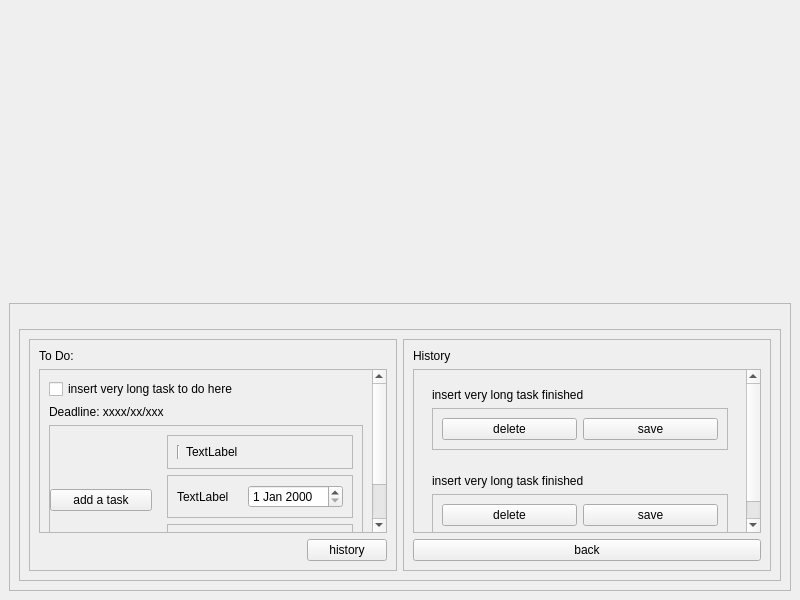
<?xml version="1.0" encoding="UTF-8"?>
<ui version="4.0">
 <class>MainWindow</class>
 <widget class="QMainWindow" name="MainWindow">
  <property name="geometry">
   <rect>
    <x>0</x>
    <y>0</y>
    <width>800</width>
    <height>600</height>
   </rect>
  </property>
  <property name="windowTitle">
   <string>MainWindow</string>
  </property>
  <widget class="QWidget" name="centralwidget">
   <layout class="QVBoxLayout" name="verticalLayout">
    <item>
     <widget class="QLabel" name="background_image">
      <property name="sizePolicy">
       <sizepolicy hsizetype="Minimum" vsizetype="Minimum">
        <horstretch>0</horstretch>
        <verstretch>0</verstretch>
       </sizepolicy>
      </property>
      <property name="minimumSize">
       <size>
        <width>782</width>
        <height>288</height>
       </size>
      </property>
      <property name="text">
       <string/>
      </property>
      <property name="pixmap">
       <pixmap>lab1part3.jpg</pixmap>
      </property>
     </widget>
    </item>
    <item>
     <widget class="QFrame" name="background_frame">
      <property name="frameShape">
       <enum>QFrame::StyledPanel</enum>
      </property>
      <property name="frameShadow">
       <enum>QFrame::Raised</enum>
      </property>
      <layout class="QVBoxLayout" name="verticalLayout_2">
       <item>
        <widget class="QLabel" name="scroll">
         <property name="maximumSize">
          <size>
           <width>16777215</width>
           <height>10</height>
          </size>
         </property>
         <property name="text">
          <string/>
         </property>
         <property name="pixmap">
          <pixmap>Scroll_Extended.png</pixmap>
         </property>
        </widget>
       </item>
       <item>
        <widget class="QFrame" name="scroll_frame">
         <property name="frameShape">
          <enum>QFrame::StyledPanel</enum>
         </property>
         <property name="frameShadow">
          <enum>QFrame::Raised</enum>
         </property>
         <layout class="QHBoxLayout" name="horizontalLayout">
          <item>
           <widget class="QFrame" name="to_do_list_frame">
            <property name="frameShape">
             <enum>QFrame::StyledPanel</enum>
            </property>
            <property name="frameShadow">
             <enum>QFrame::Raised</enum>
            </property>
            <layout class="QVBoxLayout" name="verticalLayout_3">
             <item>
              <widget class="QLabel" name="to_do_list_title">
               <property name="text">
                <string>To Do:</string>
               </property>
              </widget>
             </item>
             <item>
              <widget class="QScrollArea" name="add_task">
               <property name="widgetResizable">
                <bool>true</bool>
               </property>
               <widget class="QWidget" name="scrollAreaWidgetContents_3">
                <property name="geometry">
                 <rect>
                  <x>0</x>
                  <y>-88</y>
                  <width>329</width>
                  <height>219</height>
                 </rect>
                </property>
                <layout class="QVBoxLayout" name="verticalLayout_9">
                 <item>
                  <widget class="QWidget" name="widget_3" native="true">
                   <layout class="QVBoxLayout" name="verticalLayout_8">
                    <property name="leftMargin">
                     <number>0</number>
                    </property>
                    <property name="topMargin">
                     <number>0</number>
                    </property>
                    <property name="rightMargin">
                     <number>0</number>
                    </property>
                    <property name="bottomMargin">
                     <number>0</number>
                    </property>
                    <item>
                     <widget class="QCheckBox" name="checkBox">
                      <property name="text">
                       <string>insert very long task to do here</string>
                      </property>
                     </widget>
                    </item>
                    <item>
                     <widget class="QLabel" name="label">
                      <property name="text">
                       <string>Deadline: xxxx/xx/xxx</string>
                      </property>
                     </widget>
                    </item>
                   </layout>
                  </widget>
                 </item>
                 <item>
                  <widget class="QFrame" name="frame">
                   <property name="frameShape">
                    <enum>QFrame::StyledPanel</enum>
                   </property>
                   <property name="frameShadow">
                    <enum>QFrame::Raised</enum>
                   </property>
                   <layout class="QHBoxLayout" name="horizontalLayout_4">
                    <property name="leftMargin">
                     <number>0</number>
                    </property>
                    <property name="topMargin">
                     <number>0</number>
                    </property>
                    <property name="rightMargin">
                     <number>0</number>
                    </property>
                    <property name="bottomMargin">
                     <number>0</number>
                    </property>
                    <item>
                     <widget class="QPushButton" name="pushButton_5">
                      <property name="text">
                       <string>add a task</string>
                      </property>
                     </widget>
                    </item>
                    <item>
                     <widget class="QWidget" name="widget_4" native="true">
                      <layout class="QVBoxLayout" name="verticalLayout_10">
                       <item>
                        <widget class="QFrame" name="frame_2">
                         <property name="frameShape">
                          <enum>QFrame::StyledPanel</enum>
                         </property>
                         <property name="frameShadow">
                          <enum>QFrame::Raised</enum>
                         </property>
                         <layout class="QHBoxLayout" name="horizontalLayout_5">
                          <item>
                           <widget class="Line" name="line">
                            <property name="orientation">
                             <enum>Qt::Vertical</enum>
                            </property>
                           </widget>
                          </item>
                          <item>
                           <widget class="QLabel" name="label_2">
                            <property name="text">
                             <string>TextLabel</string>
                            </property>
                           </widget>
                          </item>
                         </layout>
                        </widget>
                       </item>
                       <item>
                        <widget class="QFrame" name="frame_4">
                         <property name="frameShape">
                          <enum>QFrame::StyledPanel</enum>
                         </property>
                         <property name="frameShadow">
                          <enum>QFrame::Raised</enum>
                         </property>
                         <layout class="QHBoxLayout" name="horizontalLayout_6">
                          <item>
                           <widget class="QLabel" name="label_5">
                            <property name="text">
                             <string>TextLabel</string>
                            </property>
                           </widget>
                          </item>
                          <item>
                           <widget class="QDateEdit" name="dateEdit"/>
                          </item>
                         </layout>
                        </widget>
                       </item>
                       <item>
                        <widget class="QFrame" name="frame_3">
                         <property name="frameShape">
                          <enum>QFrame::StyledPanel</enum>
                         </property>
                         <property name="frameShadow">
                          <enum>QFrame::Raised</enum>
                         </property>
                         <layout class="QHBoxLayout" name="horizontalLayout_7">
                          <item>
                           <widget class="QPushButton" name="pushButton_6">
                            <property name="text">
                             <string>delete</string>
                            </property>
                           </widget>
                          </item>
                          <item>
                           <widget class="QPushButton" name="pushButton_7">
                            <property name="text">
                             <string>save</string>
                            </property>
                           </widget>
                          </item>
                         </layout>
                        </widget>
                       </item>
                      </layout>
                     </widget>
                    </item>
                   </layout>
                  </widget>
                 </item>
                </layout>
               </widget>
              </widget>
             </item>
             <item alignment="Qt::AlignRight">
              <widget class="QPushButton" name="history_button">
               <property name="text">
                <string>history</string>
               </property>
              </widget>
             </item>
            </layout>
           </widget>
          </item>
          <item>
           <widget class="QFrame" name="history_frame">
            <property name="frameShape">
             <enum>QFrame::StyledPanel</enum>
            </property>
            <property name="frameShadow">
             <enum>QFrame::Raised</enum>
            </property>
            <layout class="QVBoxLayout" name="verticalLayout_4">
             <item>
              <widget class="QLabel" name="history_title">
               <property name="text">
                <string>History</string>
               </property>
              </widget>
             </item>
             <item>
              <widget class="QScrollArea" name="scrollArea">
               <property name="widgetResizable">
                <bool>true</bool>
               </property>
               <widget class="QWidget" name="scrollAreaWidgetContents_2">
                <property name="geometry">
                 <rect>
                  <x>0</x>
                  <y>-66</y>
                  <width>329</width>
                  <height>192</height>
                 </rect>
                </property>
                <layout class="QVBoxLayout" name="verticalLayout_6">
                 <item>
                  <widget class="QWidget" name="widget" native="true">
                   <layout class="QVBoxLayout" name="verticalLayout_5">
                    <item>
                     <widget class="QLabel" name="label_3">
                      <property name="text">
                       <string>insert very long task finished</string>
                      </property>
                     </widget>
                    </item>
                    <item>
                     <widget class="QFrame" name="frame_5">
                      <property name="frameShape">
                       <enum>QFrame::StyledPanel</enum>
                      </property>
                      <property name="frameShadow">
                       <enum>QFrame::Raised</enum>
                      </property>
                      <layout class="QHBoxLayout" name="horizontalLayout_2">
                       <item>
                        <widget class="QPushButton" name="pushButton">
                         <property name="text">
                          <string>delete</string>
                         </property>
                        </widget>
                       </item>
                       <item>
                        <widget class="QPushButton" name="pushButton_2">
                         <property name="text">
                          <string>save</string>
                         </property>
                        </widget>
                       </item>
                      </layout>
                     </widget>
                    </item>
                   </layout>
                  </widget>
                 </item>
                 <item>
                  <widget class="QWidget" name="widget_2" native="true">
                   <layout class="QVBoxLayout" name="verticalLayout_7">
                    <item>
                     <widget class="QLabel" name="label_4">
                      <property name="text">
                       <string>insert very long task finished</string>
                      </property>
                     </widget>
                    </item>
                    <item>
                     <widget class="QFrame" name="frame_6">
                      <property name="frameShape">
                       <enum>QFrame::StyledPanel</enum>
                      </property>
                      <property name="frameShadow">
                       <enum>QFrame::Raised</enum>
                      </property>
                      <layout class="QHBoxLayout" name="horizontalLayout_3">
                       <item>
                        <widget class="QPushButton" name="pushButton_3">
                         <property name="text">
                          <string>delete</string>
                         </property>
                        </widget>
                       </item>
                       <item>
                        <widget class="QPushButton" name="pushButton_4">
                         <property name="text">
                          <string>save</string>
                         </property>
                        </widget>
                       </item>
                      </layout>
                     </widget>
                    </item>
                   </layout>
                  </widget>
                 </item>
                </layout>
               </widget>
              </widget>
             </item>
             <item>
              <widget class="QPushButton" name="pushButton_8">
               <property name="text">
                <string>back</string>
               </property>
              </widget>
             </item>
            </layout>
           </widget>
          </item>
         </layout>
        </widget>
       </item>
      </layout>
     </widget>
    </item>
   </layout>
  </widget>
 </widget>
 <resources/>
 <connections/>
</ui>
